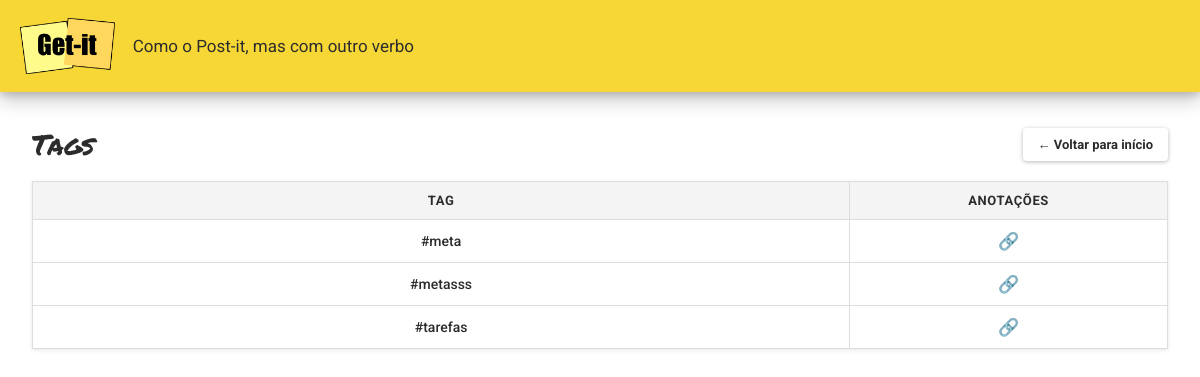
The page /tags/ on the database as committed earlier.
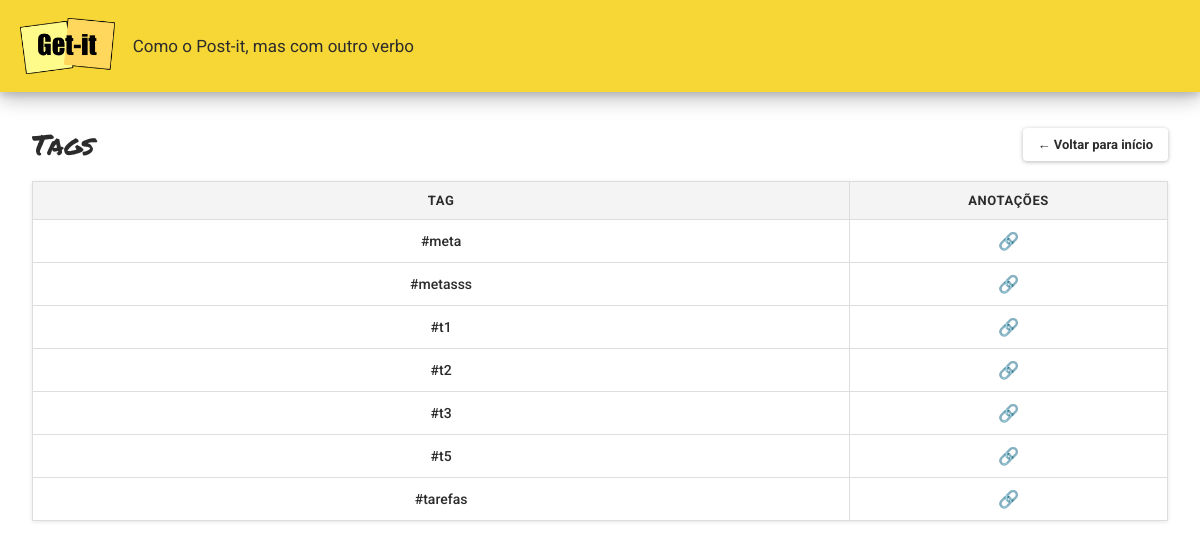
The same page on the database as committed later.
### notes/models.py (models this page shows, shortened)
class Tag(models.Model):
    name = models.CharField(max_length=200, unique=True)

### notes/views.py (the view)
# urls.py: path('tags/', views.tags, name='tags'),
def tags(request):
    all_tags = Tag.objects.all().order_by('name')
    return render(
        request,
        'notes/tags.html',
        {'tags': all_tags}
    )

### notes/templates/notes/tags.html (shortened to what this page needs)
{% extends "notes/base.html" %}
{% load static %}
{% block content %}
<header class="appbar">
  <img
    class="logo"
    src="{% static 'notes/img/logo-getit.png' %}"
    alt="Get-it"
  />
  <p class="subtitle">
    Como o Post-it, mas com outro verbo
  </p>
</header>
<main class="tags-page">
  <div class="tags-toolbar">
    <h1 class="tags-page-title">
      Tags
    </h1>
    <a
      class="secondary-button"
      href="{% url 'index' %}"
    >
      ← Voltar para início
    </a>
  </div>
  <table class="tags-table">
    <thead>
      <tr>
        <th>TAG</th>
        <th>ANOTAÇÕES</th>
      </tr>
    </thead>
    <tbody>
      {% for tag in tags %}
        <tr>
          <td>
            <a
              class="tag-name-link"
              href="{% url 'tag' tag.id %}"
            >
              #{{ tag.name }}
            </a>
          </td>
          <td>
            <a
              class="tag-view-button"
              href="{% url 'tag' tag.id %}"
              title="Ver anotações dessa tag"
            >
              🔗
            </a>
          </td>
        </tr>
      {% endfor %}
    </tbody>
  </table>
</main>
{% endblock %}

Rows that differ between the two databases and show on the page:
added Tag: name "t1"
added Tag: name "t2"
added Tag: name "t3"
added Tag: name "t5"
